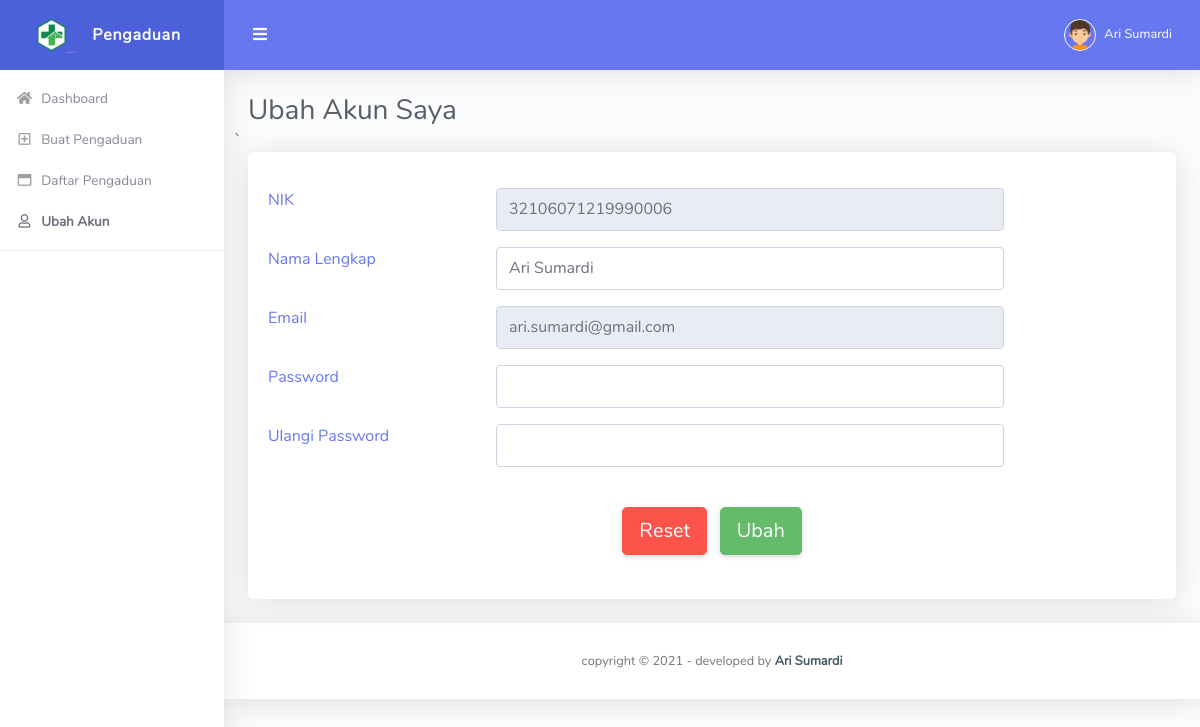
The app's page /ubah-akun.php (signed in) with its own data.
### tables this page shows
CREATE TABLE `tbl_masyarakat` (
  `id_masyarakat` int(11) NOT NULL,
  `nik` varchar(50) NOT NULL,
  `nama` varchar(90) NOT NULL,
  `email` varchar(50) NOT NULL,
  `password` varchar(200) NOT NULL
);

### ubah-akun.php (the view, shortened to what this page needs)
<?php
  include "koneksi.php";
  $idm = $_SESSION['id_masyarakat'];
  $data = mysqli_query($koneksi,"select * from tbl_masyarakat where id_masyarakat='$idm'");
  $row = mysqli_fetch_array($data);
	?>
  <!DOCTYPE html>
<html lang="en">
<head>
  <link href="vendor/fontawesome-free/css/all.min.css" rel="stylesheet" type="text/css">
  <link href="vendor/bootstrap/css/bootstrap.min.css" rel="stylesheet" type="text/css">
  <link href="css/ruang-admin.min.css" rel="stylesheet">
</head>
<body id="page-top">
  <div id="wrapper">
    <ul class="navbar-nav sidebar sidebar-light accordion" id="accordionSidebar">
      <a class="sidebar-brand d-flex align-items-center justify-content-center" href="index.php">
        <div class="sidebar-brand-icon">
          <img src="img/logo/logo2.png">
        </div>
        <div class="sidebar-brand-text mx-3">Pengaduan</div>
      </a>
      <?php include "menu.php"; ?>
      <hr class="sidebar-divider">
    </ul>
    <div id="content-wrapper" class="d-flex flex-column">
      <div id="content">
        <nav class="navbar navbar-expand navbar-light bg-navbar topbar mb-4 static-top">
          <button id="sidebarToggleTop" class="btn btn-link rounded-circle mr-3">
            <i class="fa fa-bars"></i>
          </button>
          <ul class="navbar-nav ml-auto">
            <li class="nav-item dropdown no-arrow">
              <a class="nav-link dropdown-toggle" href="#" id="userDropdown" role="button" data-toggle="dropdown"
                aria-haspopup="true" aria-expanded="false">
                <img class="img-profile rounded-circle" src="img/boy.png" style="max-width: 60px">
                <span class="ml-2 d-none d-lg-inline text-white small"><?php echo $_SESSION['nama']; ?></span>
              </a>
            </li>
          </ul>
        </nav>
        <div class="container-fluid" id="container-wrapper">
          <div class="d-sm-flex align-items-center justify-content-between mb-0">
            <h1 class="h3 mb-0 text-gray-800">Ubah Akun Saya</h1>
          </div>
          <div class="row">
         ` <div class="col-lg-12">
              <div class="card mb-4">
                <div class="card-body">
                  <form action="update-akun.php" method="post" enctype="multipart/form-data">
                    <div class="form-group row">
                      <div class="col-lg-3">
                       <label for="subjek" class="text-primary">NIK</label>
                      </div>
                      <div class="col-lg-7">
                       <input type="text" class="form-control" value="<?php echo $row['nik']; ?>" disabled>
                      </div>
                    </div>
                    <div class="form-group row">
                      <div class="col-lg-3">
                       <label for="subjek" class="text-primary">Nama Lengkap</label>
                      </div>
                      <div class="col-lg-7">
                       <input type="text" class="form-control" name="nama" value="<?php echo $row['nama']; ?>">
                      </div>
                    </div>
                    <div class="form-group row">
                      <div class="col-lg-3">
                       <label for="subjek" class="text-primary">Email</label>
                      </div>
                      <div class="col-lg-7">
                       <input type="text" class="form-control" value="<?php echo $row['email']; ?>" disabled>
                      </div>
                    </div>
                    <div class="form-group row">
                      <div class="col-lg-3">
                       <label for="subjek" class="text-primary">Password</label>
                      </div>
                      <div class="col-lg-7">
                       <input type="password" class="form-control" name="password1">
                      </div>
                    </div>
                    <div class="form-group row">
                      <div class="col-lg-3">
                       <label for="subjek" class="text-primary">Ulangi Password</label>
                      </div>
                      <div class="col-lg-7">
                       <input type="password" class="form-control" name="password2">
                      </div>
                    </div>
                    <br>
                    <center>
                    <button type="reset" class="btn btn-lg btn-danger">Reset</button> &nbsp;
                    <button type="submit" name="send" class="btn btn-lg btn-success" onClick='return confirmSubmit()'>Ubah</button>
                    </center>
                    <br>
                  </form>
                </div>
              </div>
          </div>
        </div>
      </div>
      <footer class="sticky-footer bg-white">
        <div class="container my-auto">
          <div class="copyright text-center my-auto">
            <span>copyright &copy; <script> document.write(new Date().getFullYear()); </script> - developed by
            <b><a href="">Ari Sumardi</a></b>
            </span>
          </div>
        </div>
      </footer>
    </div>
  </div>
</body>
</html>

### records on screen
tbl_masyarakat: nik "32106071219990006", nama "Ari Sumardi", email "ari.sumardi@gmail.com"

### other values on screen
$_SESSION['nama'] "Ari Sumardi"
